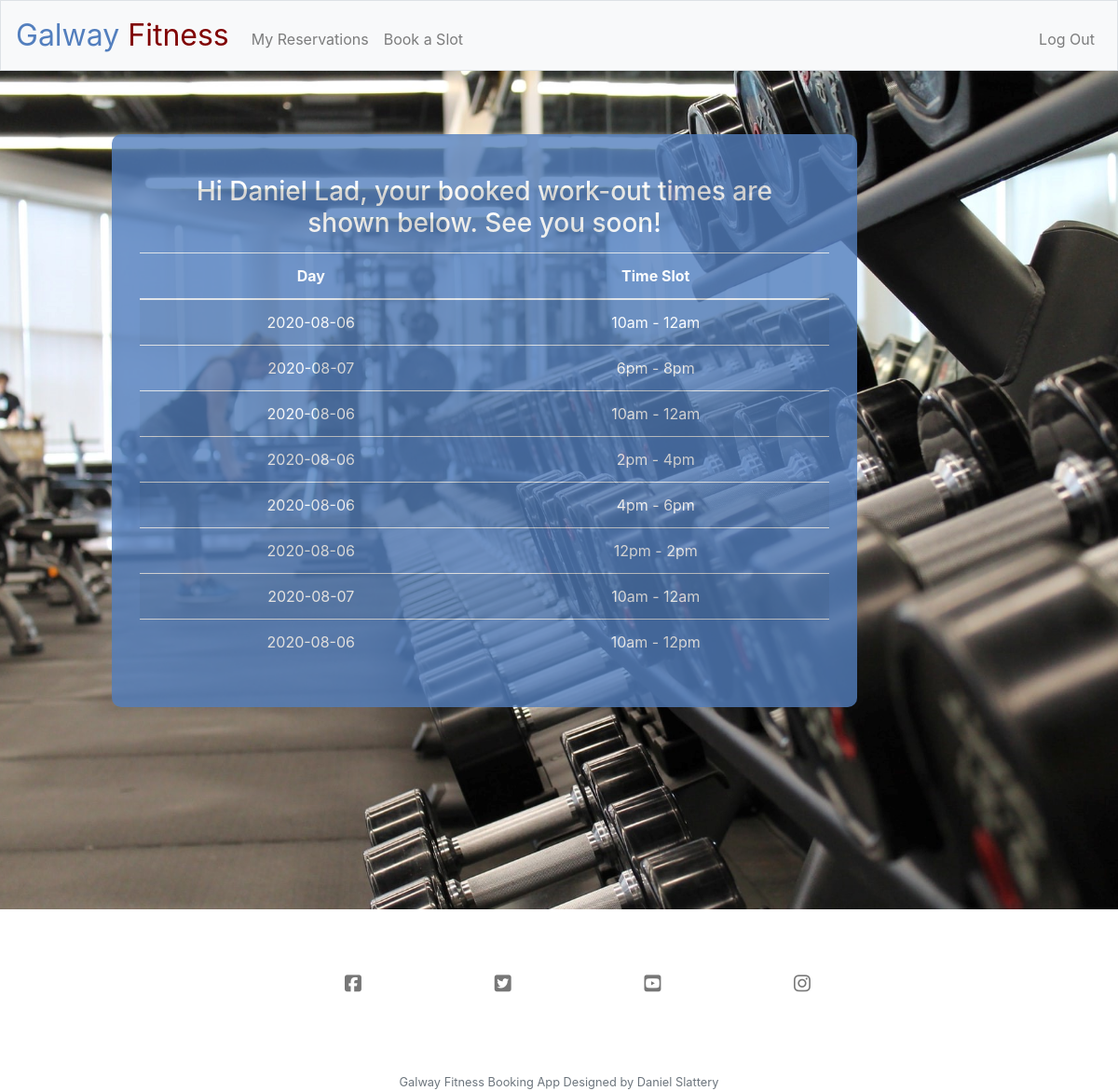
/reservations (signed in), run on the app's committed database.
### tables this page shows
CREATE TABLE 'users' ('id' INTEGER PRIMARY KEY AUTOINCREMENT NOT NULL, 'username' TEXT NOT NULL, 'hash' TEXT NOT NULL);

CREATE TABLE 'timeslots' ('user_id' INT,'slot_id' text, 'date' date);

### application.py (the view)
@app.route("/reservations", methods=["GET", "POST"])
@login_required
def bookings():
    id = session["user_id"]
    usernames = db.execute("SELECT username FROM users WHERE id = :id", id=id)
    name = usernames[0]["username"]
    bookings = db.execute("SELECT * FROM timeslots WHERE user_id = :id", id=id)
    if not bookings:
        flash("You do not have any appointments!")
    return render_template("reservations.html", bookings=bookings, name=name)

### application.py (called while the page is built)
@app.after_request
def after_request(response):
    response.headers["Cache-Control"] = "no-cache, no-store, must-revalidate"
    response.headers["Expires"] = 0
    response.headers["Pragma"] = "no-cache"
    return response

### helpers.py (called while the page is built)
def login_required(f):
    @wraps(f)
    def decorated_function(*args, **kwargs):
        if session.get("user_id") is None:
            return redirect("/login")
        return f(*args, **kwargs)
    return decorated_function

### templates/reservations.html (shortened to what this page needs)
{% extends "layout.html" %}
{% block main %}
    <section class="book_main_body">
    <h3>Hi {{ name }}, your booked work-out times are shown below. See you soon!</h3>
    <table class="table table-striped">
        <thead>
            <tr>
                <th>Day</th>
                <th>Time Slot</th>
            </tr>
        </thead>
        <tbody>
            {% for booking in bookings %}
                <tr>
                    <td name="date">{{ booking["date"] }}</td>
                    <td name="time">{{ booking["slot_id"] }}</td>
                </tr>
            {% endfor %}
        </tbody>
    </table>
    </section>
{% endblock %}

### static/styles.css (style rules this page uses)
.book_main_body { margin-top: 20px; color: #fff; background-color: #537fbe; opacity: 0.8; max-width: 800px; position: absolute; left: 10%; padding: 30px; border-radius: 10px; }
.book_main_body h3 { margin: 15px; }

### data on the page
users: username "Daniel Lad"
timeslots: date "2020-08-06", slot_id "10am - 12am"
timeslots: date "2020-08-07", slot_id "6pm - 8pm"
timeslots: date "2020-08-06", slot_id "10am - 12am"
timeslots: date "2020-08-06", slot_id "2pm - 4pm"
timeslots: date "2020-08-06", slot_id "4pm - 6pm"
timeslots: date "2020-08-06", slot_id "12pm - 2pm"
timeslots: date "2020-08-07", slot_id "10am - 12am"
timeslots: date "2020-08-06", slot_id "10am - 12pm"
